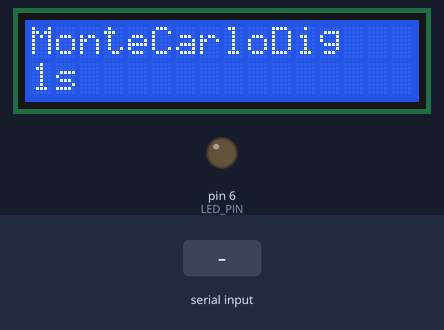
A sketch run on a simulated Arduino Uno, built with avr-gcc and run on an emulated ATmega328P. Shown: 16×2 character LCD, output pins drawn as LEDs (lit = HIGH). The inputs (shaded band) are chosen by the test bench. What the sketch prints to the serial monitor is not drawn.

Above: at 1.6 s.
1.7 s: "on" received over Serial
At 4.5 s:
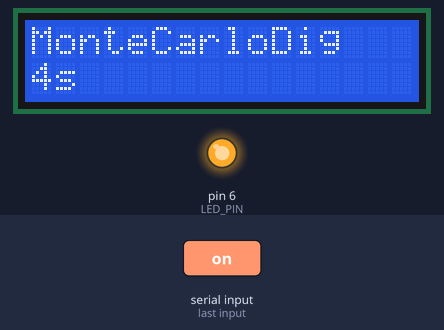
4.7 s: "off" received over Serial
At 6.7 s:
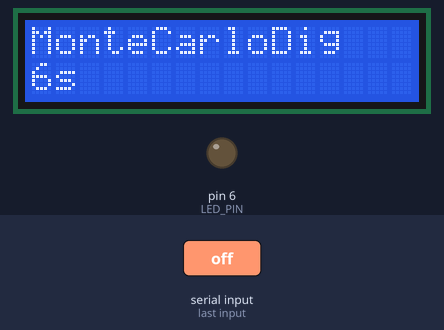
Timing chart, 0 to 8.2 s (numbered marks = the images above; inputs shaded):
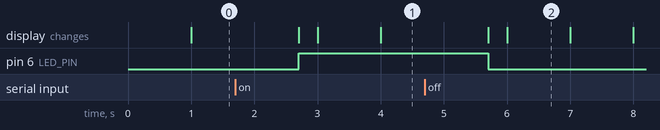

Measured:
- after the input at 1.7 s, pin 6 (LED_PIN): LOW → HIGH after 1.0 s
- after the input at 4.7 s, pin 6 (LED_PIN): HIGH → LOW after 1.0 s
- what the display in image 2 shows lasts 1.0 s, from 6.0 s to 7.0 s

The sketch:

code.ino
```cpp
#include <LiquidCrystal.h>

// Inicializa um objeto nos pinos para acesso às funções do LCD
const int RS = 12, EN = 11, D4 = 10, D5 = 9, D6 = 8, D7 = 7;
LiquidCrystal lcd(RS, EN, D4, D5, D6, D7);

// Define o pino do LED
const int LED_PIN = 6;

void setup() {
  // Configura o LCD com 16 colunas e 2 linhas
  lcd.begin(16, 2);
  lcd.clear();

  // Imprime mensagem inicial no LCD
  lcd.setCursor(0, 0);
  lcd.print("MonteCarloDig");

  // Configura o LED como saída
  pinMode(LED_PIN, OUTPUT);

  // Inicializa a comunicação serial
  Serial.begin(9600);
  Serial.println("Digite 'on' para ligar e 'off' para desligar o LED.");
}

void loop() {
  // Calcula o tempo decorrido em segundos desde que o Arduino foi iniciado
  unsigned long tempo_decorrido = millis() / 1000; // ms → s

  // Imprime no LCD
  lcd.setCursor(0, 1);
  lcd.print(tempo_decorrido);
  lcd.print("s  "); // Adiciona espaços para evitar caracteres extras

  // Verifica se há dados disponíveis na Serial
  if (Serial.available()) {
    String comando = Serial.readString();  // Lê o texto digitado
    comando.trim();  // Remove espaços extras no início e fim

    if (comando == "on") {
      digitalWrite(LED_PIN, HIGH); // Liga o LED
      Serial.println("LED Ligado!");
    } else if (comando == "off") {
      digitalWrite(LED_PIN, LOW); // Desliga o LED
      Serial.println("LED Desligado!");
    } else {
      Serial.println("Comando inválido! Digite 'on' ou 'off'.");
    }
  }
}
```
